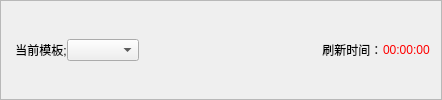
          <widget class="QFrame" name="frame">
           <property name="frameShape">
            <enum>QFrame::StyledPanel</enum>
           </property>
           <property name="frameShadow">
            <enum>QFrame::Raised</enum>
           </property>
           <layout class="QVBoxLayout" name="verticalLayout_11">
            <item>
             <layout class="QHBoxLayout" name="horizontalLayout_21">
              <property name="spacing">
               <number>0</number>
              </property>
              <item>
               <widget class="QLabel" name="label_15">
                <property name="text">
                 <string> 当前模板;</string>
                </property>
               </widget>
              </item>
              <item>
               <widget class="QComboBox" name="comboBox_4">
                <property name="styleSheet">
                 <string notr="true"/>
                </property>
               </widget>
              </item>
              <item>
               <spacer name="horizontalSpacer_11">
                <property name="orientation">
                 <enum>Qt::Horizontal</enum>
                </property>
                <property name="sizeType">
                 <enum>QSizePolicy::Maximum</enum>
                </property>
                <property name="sizeHint" stdset="0">
                 <size>
                  <width>180</width>
                  <height>20</height>
                 </size>
                </property>
               </spacer>
              </item>
              <item>
               <widget class="QLabel" name="label_16">
                <property name="text">
                 <string> 刷新时间：</string>
                </property>
               </widget>
              </item>
              <item>
               <widget class="QLabel" name="label_17">
                <property name="styleSheet">
                 <string notr="true">color: rgb(255, 0, 0);</string>
                </property>
                <property name="text">
                 <string>00:00:00</string>
                </property>
               </widget>
              </item>
             </layout>
            </item>
           </layout>
          </widget>
